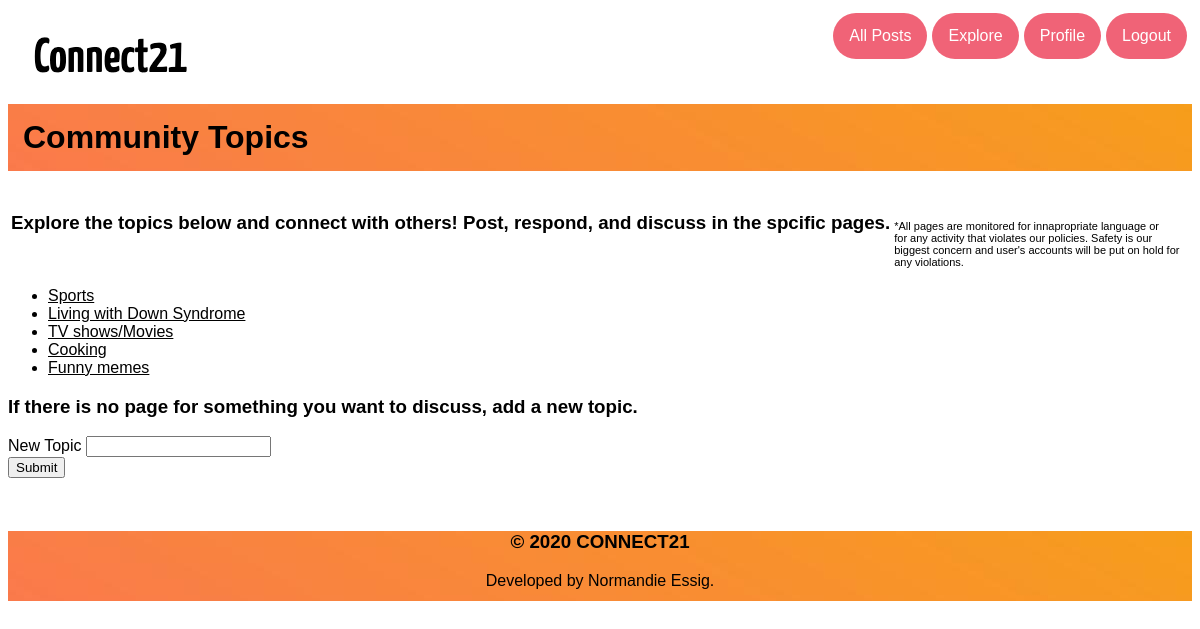
The app's page /explore (signed in), older data.
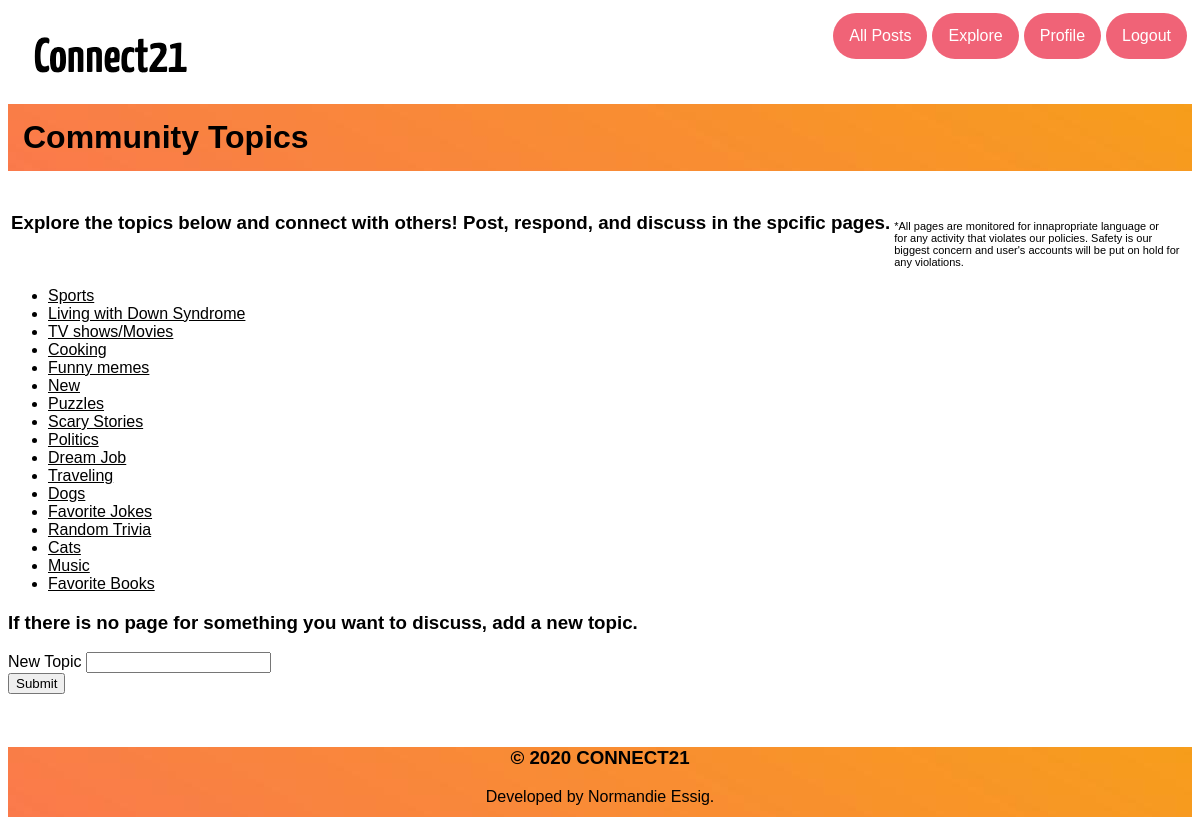
The same page, newer data.
### app/models.py (models this page shows, shortened)
class Topics(db.Model):
    id = db.Column(db.Integer, primary_key=True)
    topic = db.Column(db.String(50))

### app/main/routes.py (the view, shortened to what this page needs)
@bp.route('/explore')
@bp.route('/explore', methods=['GET', 'POST'])
@login_required
def explore():
    topics = Topics.query.all()
    form1 = AddTopic()
    page = request.args.get('page', 1, type=int)
    posts = Post.query.order_by(Post.timestamp.desc()).paginate(
        page, current_app.config['POSTS_PER_PAGE'], False)
    next_url = url_for('main.explore', page=posts.next_num) \
        if posts.has_next else None
    prev_url = url_for('main.explore', page=posts.prev_num) \
        if posts.has_prev else None
    return render_template('explore.html', title=_('Explore'),
                           posts=posts.items, topics= topics, next_url=next_url,
                           prev_url=prev_url, form1=form1)

### app/main/forms.py
class AddTopic(FlaskForm):
    topic = StringField(_l('New Topic'), validators=[DataRequired()])
    submit = SubmitField(_l('Submit'))

### app/main/routes.py (called while the page is built)
@bp.before_app_request
def before_request():
    if current_user.is_authenticated:
        current_user.last_seen = datetime.utcnow()
        db.session.commit()
    g.locale = str(get_locale())

### app/models.py (called while the page is built)
@login.user_loader
def load_user(id):
    return User.query.get(int(id))

    def avatar(self, size):
        digest = md5(self.email.lower().encode('utf-8')).hexdigest()
        return 'https://www.gravatar.com/avatar/{}?d=identicon&s={}'.format(digest, size)

### app/templates/explore.html
{% extends "base.html" %}
{% import 'bootstrap/wtf.html' as wtf %}
{% block app_content %}
    <h1 class="title"> Community Topics<br></h1>
    <table>
    	<tr>
    		<td>
    			<h3> Explore the topics below and connect with others! Post, respond, and discuss in the spcific pages.</h3>
    		</td>
    		<td>
    			 <p style="font-size: 11px"> <br><br>*All pages are monitored for innapropriate language or <br>for any activity that violates our policies. Safety is our <br>biggest concern and user's accounts will be put on hold for <br>any violations.</p>
    		</td>
    	</tr>
    </table>
    <div class="explore">
	    <ul>
	    {% for topic in topics %}
	        <li> <a href="{{ url_for('main.topic_page')}}">{{ topic.topic }}</a></li>
	    {% endfor %}
	    </ul>
	</div>
    <h3> If there is no page for something you want to discuss, add a new topic. </h3>
    {% if form1 %}
    {{ wtf.quick_form(form1) }}
    <br>
    {% endif %}
{% endblock %}

### app/templates/base.html (shortened to what this page needs)
<html>
<head>
    <link rel="stylesheet" href="https://use.fontawesome.com/releases/v5.2.0/css/all.css">
</head>
<body>
    <div class="nav">
        <ul>
            <div class="navleft">
                <li><a href="{{ url_for('main.about') }}"><img src="{{url_for('static', filename='21.png')}}" alt="Connect21"></a></li>
            </div>
            <div class="navright">
            {% if current_user.is_anonymous %}
            <li><a class="inout" href="{{ url_for('auth.login') }}">{{ _('Sign In') }}</a></li>
            <li><a class="inout" href="{{ url_for('auth.register') }}">{{ _('Sign Up') }}</a></li>
            {% else %}
            <li><a class="inout" href="{{ url_for('auth.logout') }}">{{ _('Logout') }}</a></li>
            <li><a class="inout" href="{{ url_for('main.user', username=current_user.username) }}">{{ _('Profile') }}</a></li>
            <li><a class="inout" href="{{ url_for('main.explore') }}">{{ _('Explore') }}</a></li>
            <li><a class="inout" href="{{ url_for('main.pages') }}">All Posts</a></li>
            {% endif %}
        </ul>
    </div>
    {% block content %}
        <div class="container">
            {% block app_content %}
            {% endblock %}
        </div>
    {% endblock %}
    <footer>
        <h3>© 2020 CONNECT21</h3>
        <p>Developed by Normandie Essig.</p>
    </footer>
</html>

Row changes from the older to the newer data that the page shows:
added Topics: topic "New"
added Topics: topic "Puzzles"
added Topics: topic "Scary Stories"
added Topics: topic "Politics"
added Topics: topic "Dream Job"
added Topics: topic "Traveling"
added Topics: topic "Dogs"
added Topics: topic "Favorite Jokes"
added Topics: topic "Random Trivia"
added Topics: topic "Cats"
added Topics: topic "Music"
added Topics: topic "Favorite Books"
